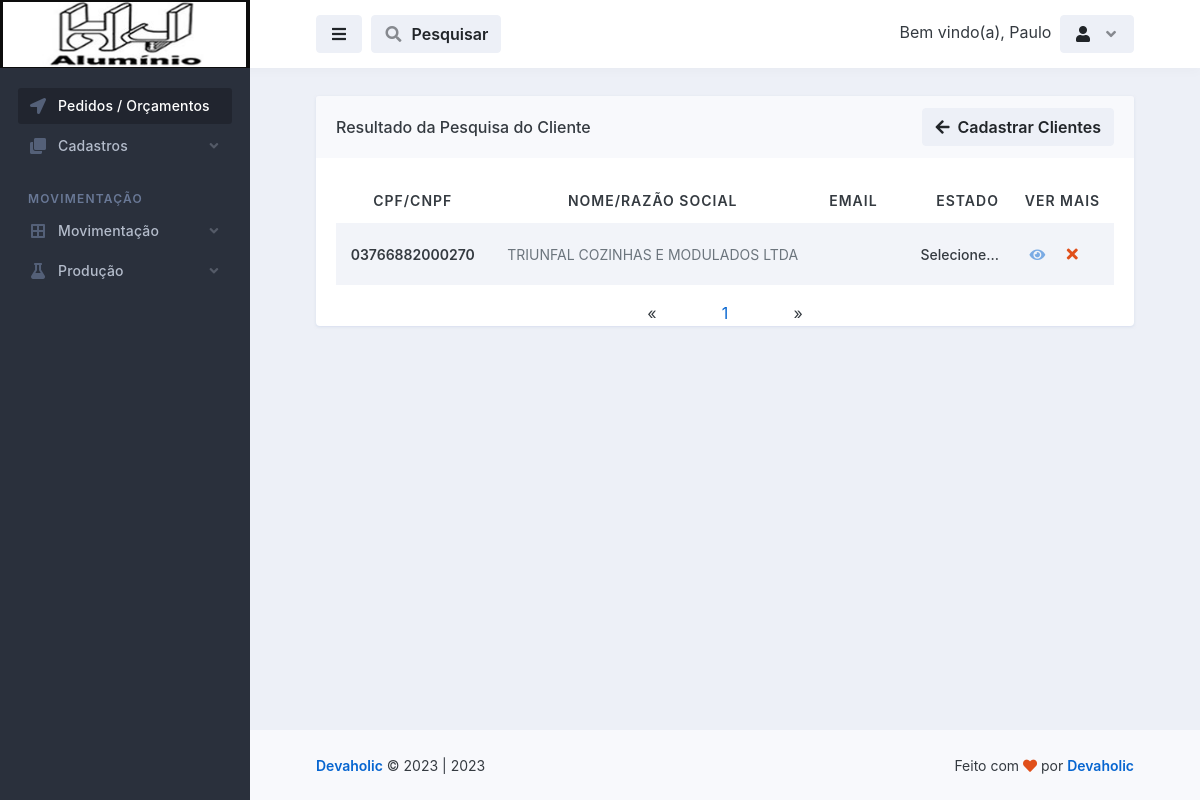
The page /cadastros/pesquisar_clientes.php?pesquisar=03766882000270 (signed in) on the database its author committed.
### tables this page shows
CREATE TABLE `logado` (
  `id` int(11) NOT NULL,
  `nome` varchar(50) NOT NULL,
  `email` varchar(100) NOT NULL,
  `senha` varchar(50) NOT NULL,
  `parceiro_colaborador` varchar(100) NOT NULL,
  `cpf` int(100) NOT NULL,
  `rg` int(20) NOT NULL,
  `cep` int(20) NOT NULL,
  `endereco` varchar(100) NOT NULL,
  `telefone` varchar(50) NOT NULL,
  `complemento` varchar(100) NOT NULL,
  `bairro` varchar(100) NOT NULL,
  `cidade` varchar(100) NOT NULL,
  `uf` varchar(20) NOT NULL,
  `nascimento` varchar(100) NOT NULL,
  `nivel` varchar(20) NOT NULL
);

CREATE TABLE `clientes` (
  `id` int(11) NOT NULL,
  `cpf_cnpj` varchar(50) NOT NULL,
  `nome_razao_socil` varchar(50) NOT NULL,
  `contato` varchar(20) NOT NULL,
  `telefone` varchar(20) NOT NULL,
  `celular` varchar(20) NOT NULL,
  `email` varchar(50) NOT NULL,
  `senha` varchar(20) NOT NULL,
  `cep` varchar(20) NOT NULL,
  `rua` varchar(100) NOT NULL,
  `numero` varchar(20) NOT NULL,
  `complemento` varchar(100) NOT NULL,
  `bairro` varchar(100) NOT NULL,
  `cidade` varchar(100) NOT NULL,
  `estado` varchar(100) NOT NULL
);

### database.php (called while the page is built, shortened)
<?php
    class database
    {
        public $server = 'localhost';
        public $user = 'root';
        public $pass = '';
        public $bdn = 'maxportas';
        public function __construct()
        {
            try{
            $this->conn = new PDO('mysql:host='.$this->server.'; dbname='.$this->bdn, $this->user, $this->pass);
            } catch(PDOException $e){
                echo "Error $e";
            }
        }
    }
?>

### controllers/controllers_clientes.php (called while the page is built, shortened)
<?php
    include "../database.php";
class controllers_clientes extends database
{
    public function selecionar_clientes()
    {
        $selecionar_clientes = $this->conn->prepare("SELECT * FROM clientes ORDER BY id DESC");
        $selecionar_clientes->execute();
        $result_clientes = $selecionar_clientes->fetchAll(PDO::FETCH_ASSOC);
        return $result_clientes;
    }
}
?>

### cadastros/pesquisar_clientes.php (the view, shortened to what this page needs)
<?php
    require_once "../config.php";
    $pagina = (isset($_GET['pagina']))? $_GET['pagina'] : 1;
    if(!isset($_GET['pesquisar'])){
        header("Location: visualizar_clientes.php");
    }else{
        $valor_pesquisar = $_GET['pesquisar'];
    }
    $conn = mysqli_connect($DBHOST, $DBUSER, $DBPASS, $DBNAME);
    $result_curso = "SELECT * FROM clientes WHERE cpf_cnpj LIKE '%$valor_pesquisar%'";
    $resultado_curso = mysqli_query($conn, $result_curso);
    $total_clientes = mysqli_num_rows($resultado_curso);
    $quantidade_pg = 1;
    $num_pagina = ceil($total_clientes/$quantidade_pg);
    $incio = ($quantidade_pg*$pagina)-$quantidade_pg;
    $result_clientes = "SELECT * FROM clientes WHERE cpf_cnpj LIKE '%$valor_pesquisar%' limit $incio, $quantidade_pg";
    $resultado_clientes = mysqli_query($conn, $result_clientes);
?>
<!doctype html>
<html lang="en">
  <head>
    <link rel="stylesheet" id="css-main" href="../assets/css/dashmix.min.css">
  </head>
  <body>
    <div id="page-container" class="sidebar-o sidebar-dark enable-page-overlay side-scroll page-header-fixed main-content-narrow">
    <?php require_once "../template/sidebar.php" ?>
<header id="page-header">
    <div class="content-header">
    <div class="space-x-1">
        <button type="button" class="btn btn-alt-secondary" data-toggle="layout" data-action="sidebar_toggle">
        <i class="fa fa-fw fa-bars"></i>
        </button>
            <button type="button" class="btn btn-alt-secondary" data-toggle="layout" data-action="header_search_on">
              <i class="fa fa-fw opacity-50 fa-search"></i> <span class="ms-1 d-none d-sm-inline-block">Pesquisar</span>
            </button>
    </div>
    <?php require_once "../template/btn_logout.php"; ?>
    </div>
</header>
      <main id="main-container">
        <div class="content content-full content-boxed">
          <div class="row">
            <div class="col-md-12">
              <div class="block block-rounded block-mode-loading-refresh">
                <div class="block-header block-header-default">
                  <h3 class="block-title">
                    Resultado da Pesquisa do Cliente
                  </h3>
                  <a class="btn btn-alt-secondary" href="clientes.php">
                    <i class="fa fa-arrow-left me-1"></i> Cadastrar Clientes
                  </a>
                </div>
                <div class="block-content">
                  <table class="table table-striped table-hover table-borderless table-vcenter fs-sm">
                  <?php
                    require_once "../controllers/controllers_clientes.php";
                    $selecionar_clientes = new controllers_clientes();
                    $resul_clientes = $selecionar_clientes->selecionar_clientes();
                    if(count($resul_clientes) > 0)
                    { ?>
                    <thead style="text-align: center;">
                      <tr class="text-uppercase">
                        <th>CPF/CNPF</th>
                        <th class="d-none d-xl-table-cell">Nome/Razão Social</th>
                        <th>Email</th>
                        <th class="d-none d-sm-table-cell text-end" style="width: 120px;">Estado</th>
                        <th>Ver Mais</th>
                      </tr>
                    </thead>
                    <?php } ?>
                    <tbody style="text-align: center;">
                        <?php
                            require_once "../controllers/controllers_clientes.php";
                            $selecionar_clientes = new controllers_clientes();
                            $resul_clientes = $selecionar_clientes->selecionar_clientes();
                            if(count($resul_clientes) > 0)
                            {
                              while($row_clientes = mysqli_fetch_assoc($resultado_clientes)){ ?>
                              <tr>
                                  <td>
                                      <span class="fw-semibold"><?php echo $row_clientes['cpf_cnpj']; ?></span>
                                  </td>
                                  <td class="d-none d-xl-table-cell">
                                      <span class="fs-sm text-muted"><?php echo $row_clientes['nome_razao_socil']; ?></span>
                                  </td>
                                  <td>
                                  </td>
                                  <td class="d-none d-sm-table-cell text-end fw-medium">
                                  <?php echo $row_clientes['estado']; ?>
                                  </td>
                                  <td class="text-center text-nowrap fw-medium" style="display: flex; justify-content: center; align-items: center;">
                                      <a href="vermais_clientes.php?view_clientes=<?php $idCriptografado = base64_encode($row_clientes['id']); echo $idCriptografado; ?>">
                                          <i class="fa fa-eye me-1 opacity-50"></i>
                                      </a>
                                      <?php
                                       echo "<button class='btn' onclick='abrirModal(".$row_clientes['id'].")'><i class='fa fa-fw fa-times text-danger'></i></button>";
                                      ?>
                                  </td>
                              </tr>
                        <?php } } else{ echo "<h1>Nenhum registo encontrado!</h1>"; } ?>
                    </tbody>
                  </table>
                  <?php
                  $pagina_anterior = $pagina - 1;
                  $pagina_posterior = $pagina + 1;
                ?>
                <nav class="text-center">
                  <ul class="pagination" style="display: flex; align-items: center; justify-content: space-between; width: 20%; margin: auto;">
                    <li>
                      <?php
                      if($pagina_anterior != 0){ ?>
                        <a href="visualizar_clientes.php?pagina=<?php echo $pagina_anterior; ?>" aria-label="Previous">
                          <span aria-hidden="true">&laquo;</span>
                        </a>
                      <?php }else{ ?>
                        <span aria-hidden="true">&laquo;</span>
                      <?php }  ?>
                    </li>
                    <?php
                    for($i = 1; $i < $num_pagina + 1; $i++){ ?>
                      <li><a href="visualizar_clientes.php?pagina=<?php echo $i; ?>"><?php echo $i; ?></a>
                      </li>
                    <?php } ?>
                    <li>
                      <?php
                      if($pagina_posterior <= $num_pagina){ ?>
                        <a href="visualizar_clientes.php?pagina=<?php echo $pagina_posterior; ?>" aria-label="Previous">
                          <span aria-hidden="true">&raquo;</span>
                        </a>
                      <?php }else{ ?>
                        <span aria-hidden="true">&raquo;</span>
                      <?php }  ?>
                    </li>
                  </ul>
                </nav>
                </div>
                </div>
              </div>
        </div>
      </main>
      <?php require_once "../template/footer.php" ?>
    </div>
  </body>
</html>

### template/btn_logout.php (shortened to what this page needs)
<?php
    include "../conexao-bd.php";
    $email = $_SESSION['email'];
    $selecinarUserLogado = $conn->prepare("SELECT * FROM logado WHERE email = :email");
    $selecinarUserLogado->bindValue(':email', $email);
    $selecinarUserLogado->execute();
    $row = $selecinarUserLogado->fetch(PDO::FETCH_ASSOC);
?>
<div class="space-x-1">
    <div class="dropdown d-inline-block">
        <span class="d-sm-inline-block">Bem vindo(a), <?php echo $row['nome']; ?></span>
    </div>
    <div class="dropdown d-inline-block">
    <button type="button" class="btn btn-alt-secondary" id="page-header-user-dropdown" data-bs-toggle="dropdown" aria-haspopup="true" aria-expanded="false">
        <i class="fa fa-fw fa-user"></i>
        <i class="fa fa-fw fa-angle-down opacity-50 ms-1 d-none d-sm-inline-block"></i>
    </button>
    </div>
</div>

### rows shown on the page
logado: nome "Paulo"
clientes: cpf_cnpj "03766882000270", nome_razao_socil "TRIUNFAL COZINHAS E MODULADOS LTDA", estado "Selecione..."

### other values the page prints
Date('Y') "2023"
